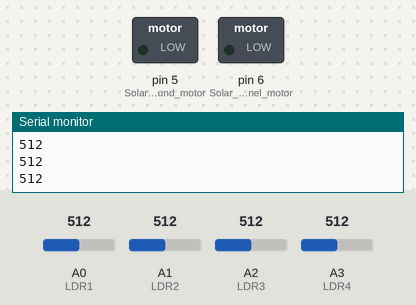
The sketch below on a simulated Arduino Uno, built with avr-gcc and run on an emulated ATmega328P. Shown: switched loads named in the sketch (green lamp = pin HIGH), the last lines printed to the serial monitor. Inputs (shaded band) come from the test bench; at power-on: A3 (LDR4) = 512, A0 (LDR1) = 512, A1 (LDR2) = 512, A2 (LDR3) = 512.

Above: at 1.2 s.
1.3 s: A3 (LDR4) set to 606
2.8 s: A3 (LDR4) set to 633
At 3.4 s:
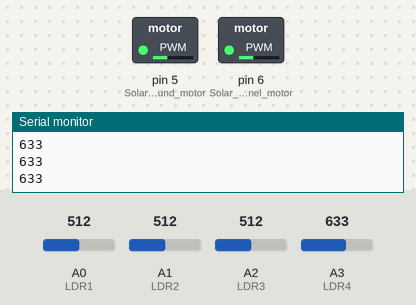
4.3 s: A0 (LDR1) set to 540
At 5.0 s:
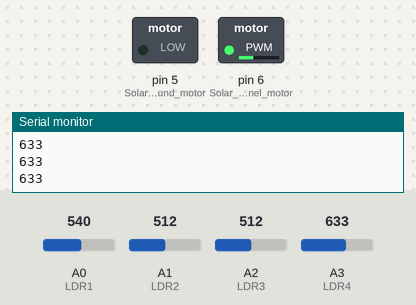
5.8 s: A1 (LDR2) set to 544
At 6.7 s:
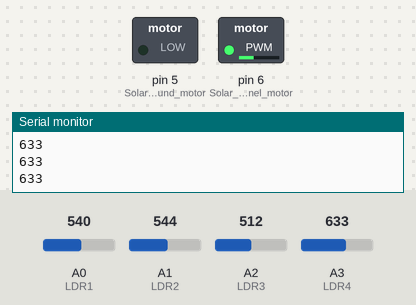
7.3 s: A1 (LDR2) set to 570
At 8.3 s:
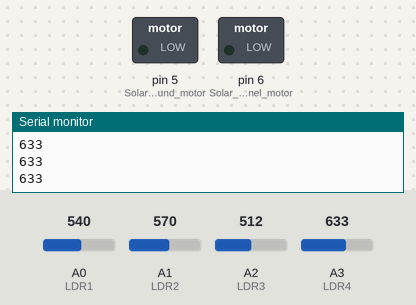
8.8 s: A2 (LDR3) set to 30
At 9.9 s:
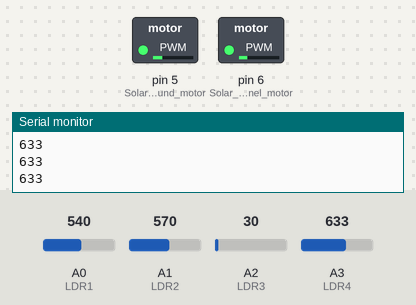
Timing chart, 0 to 11.3 s (numbered marks = the images above; inputs shaded):
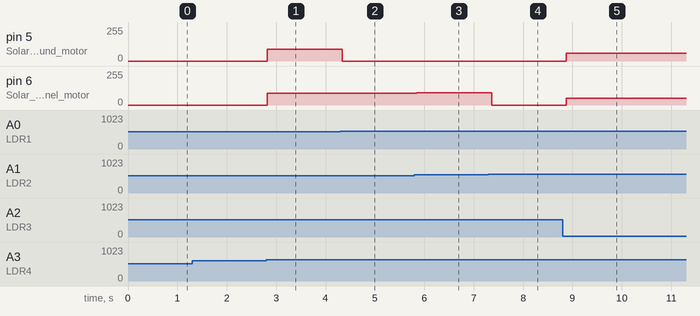

Measured:
- the behaviour switches between 614 and 615 on A3 (LDR4) (found by bisection; images 0 and 1)
- the behaviour switches between 530 and 531 on A0 (LDR1) (found by bisection; images 1 and 2)
- the behaviour switches between 558 and 559 on A1 (LDR2) (found by bisection; images 3 and 4)
- after the input at 2.8 s, pin 5 (Solar_ground_motor), pin 6 (Solar_panel_motor): 0/255 → 90/255 at once
- after the input at 4.3 s, pin 5 (Solar_ground_motor): 90/255 → 0/255 at once
- after the input at 5.8 s, pin 6 (Solar_panel_motor): 90/255 → 92/255 after 0.05 s
- after the input at 7.3 s, pin 6 (Solar_panel_motor): 92/255 → 0/255 after 0.07 s
- after the input at 8.8 s, pin 5 (Solar_ground_motor): 0/255 → 58/255 after 0.08 s; pin 6 (Solar_panel_motor): 0/255 → 52/255 after 0.08 s

The sketch:

solar_oanel.ino
```cpp
#include "SOlar_panel_project.h"

#define LDR1   A0
#define LDR2   A1
#define LDR3   A2
#define LDR4   A3
#define Solar_panel_motor     6
#define Solar_ground_motor    5

void setup() {
  // put your setup code here, to run once:
pinMode(LDR1,INPUT);
pinMode(LDR2,INPUT);
pinMode(LDR3,INPUT);
pinMode(LDR4,INPUT);
pinMode(Solar_panel_motor,OUTPUT);
pinMode(Solar_ground_motor,OUTPUT);
SOlar_panel_project_initialize();
Serial.begin(9600);
}

void loop(){

 rtU.LDR_U_Left= analogRead(LDR1);
 rtU.LDR_U_Right= analogRead(LDR2);
 rtU.LDR_B_Right= analogRead(LDR3);
 rtU.LDR_B_Left= analogRead(LDR4);
SOlar_panel_project_step();
analogWrite(Solar_panel_motor,rtY.Servo_Rotate);
analogWrite(Solar_ground_motor,rtY.Servo_Rotate_Panel_Plate);
int sensor=analogRead(LDR4);
Serial.println(sensor);
delay(100);
}
```

SOlar_panel_project.cpp
```cpp
// (licence header left out)
#include "SOlar_panel_project.h"
#include "rtwtypes.h"
#include <math.h>

/* Block signals and states (default storage) */
DW rtDW;

/* External inputs (root inport signals with default storage) */
ExtU rtU;

/* External outputs (root outports fed by signals with default storage) */
ExtY rtY;

/* Real-time model */
static RT_MODEL rtM_;
RT_MODEL *const rtM = &rtM_;

/* Forward declaration for local functions */
static real_T servo_land(real_T Right_sensors, real_T Left_sensors);

/* Function for Chart: '<S1>/Chart' */
static real_T servo_land(real_T Right_sensors, real_T Left_sensors)
{
  real_T Servo_out_land;

  /*  speed  */
  if (fabs(Right_sensors - Left_sensors) <= 0.5) {
    Servo_out_land = 0.0;
  } else if (Right_sensors > Left_sensors) {
    Servo_out_land = Left_sensors / 2.0 * 51.0 * rtDW.Step_angle;
  } else {
    Servo_out_land = Right_sensors / 2.0 * 51.0 * rtDW.Step_angle;
  }

  return Servo_out_land;
}

/* Model step function */
void SOlar_panel_project_step(void)
{
  real_T rtb_Gain;
  real_T rtb_Gain1;
  real_T rtb_Gain2;
  real_T rtb_Gain3;

  /* Outputs for Atomic SubSystem: '<Root>/Subsystem1' */
  /* Gain: '<S3>/Gain2' incorporates:
   *  Inport: '<Root>/LDR_U_Left'
   */
  rtb_Gain2 = 0.0048828125 * rtU.LDR_U_Left;

  /* Gain: '<S3>/Gain3' incorporates:
   *  Inport: '<Root>/LDR_U_Right'
   */
  rtb_Gain3 = 0.0048828125 * rtU.LDR_U_Right;

  /* Gain: '<S3>/Gain' incorporates:
   *  Inport: '<Root>/LDR_B_Left'
   */
  rtb_Gain = 0.0048828125 * rtU.LDR_B_Left;

  /* Gain: '<S3>/Gain1' incorporates:
   *  Inport: '<Root>/LDR_B_Right'
   */
  rtb_Gain1 = 0.0048828125 * rtU.LDR_B_Right;

  /* Chart: '<S1>/Chart' */
  if (rtDW.is_active_c3_SOlar_panel_projec == 0U) {
    rtDW.is_active_c3_SOlar_panel_projec = 1U;
  } else {
    /* Outport: '<Root>/Servo_Rotate' incorporates:
     *  Sum: '<S3>/Add2'
     *  Sum: '<S3>/Add3'
     */
    rtY.Servo_Rotate = servo_land(rtb_Gain1 + rtb_Gain3, rtb_Gain + rtb_Gain2);

    /* Outport: '<Root>/Servo_Rotate_Panel_Plate' incorporates:
     *  Sum: '<S3>/Add'
     *  Sum: '<S3>/Add1'
     */
    rtY.Servo_Rotate_Panel_Plate = servo_land(rtb_Gain2 + rtb_Gain3, rtb_Gain +
      rtb_Gain1);
  }

  /* End of Chart: '<S1>/Chart' */
  /* End of Outputs for SubSystem: '<Root>/Subsystem1' */
}

/* Model initialize function */
void SOlar_panel_project_initialize(void)
{
  /* SystemInitialize for Atomic SubSystem: '<Root>/Subsystem1' */
  /* SystemInitialize for Chart: '<S1>/Chart' */
  rtDW.Step_angle = 0.70588235294117652;

  /* End of SystemInitialize for SubSystem: '<Root>/Subsystem1' */
}

/*
 * File trailer for generated code.
 *
 * [EOF]
 */
```

SOlar_panel_project.h
```cpp
// (licence header left out)
#ifndef RTW_HEADER_SOlar_panel_project_h_
#define RTW_HEADER_SOlar_panel_project_h_
#ifndef SOlar_panel_project_COMMON_INCLUDES_
#define SOlar_panel_project_COMMON_INCLUDES_
#include "rtwtypes.h"
#endif                                /* SOlar_panel_project_COMMON_INCLUDES_ */

#include <stddef.h>

/* Macros for accessing real-time model data structure */
#ifndef rtmGetErrorStatus
#define rtmGetErrorStatus(rtm)         ((rtm)->errorStatus)
#endif

#ifndef rtmSetErrorStatus
#define rtmSetErrorStatus(rtm, val)    ((rtm)->errorStatus = (val))
#endif

#define SOlar_panel_project_M          (rtM)

/* Forward declaration for rtModel */
typedef struct tag_RTM RT_MODEL;

/* Block signals and states (default storage) for system '<Root>' */
typedef struct {
  real_T Step_angle;                   /* '<S1>/Chart' */
  uint8_T is_active_c3_SOlar_panel_projec;/* '<S1>/Chart' */
} DW;

/* External inputs (root inport signals with default storage) */
typedef struct {
  real_T LDR_B_Left;                   /* '<Root>/LDR_B_Left' */
  real_T LDR_B_Right;                  /* '<Root>/LDR_B_Right' */
  real_T LDR_U_Left;                   /* '<Root>/LDR_U_Left' */
  real_T LDR_U_Right;                  /* '<Root>/LDR_U_Right' */
} ExtU;

/* External outputs (root outports fed by signals with default storage) */
typedef struct {
  real_T Servo_Rotate_Panel_Plate;     /* '<Root>/Servo_Rotate_Panel_Plate' */
  real_T Servo_Rotate;                 /* '<Root>/Servo_Rotate' */
} ExtY;

/* Real-time Model Data Structure */
struct tag_RTM {
  const char_T * volatile errorStatus;
};

/* Block signals and states (default storage) */
extern DW rtDW;

/* External inputs (root inport signals with default storage) */
extern ExtU rtU;

/* External outputs (root outports fed by signals with default storage) */
extern ExtY rtY;

/* Model entry point functions */
extern void SOlar_panel_project_initialize(void);
extern void SOlar_panel_project_step(void);

/* Real-time Model object */
extern RT_MODEL *const rtM;
extern volatile boolean_T stopRequested;
extern volatile boolean_T runModel;

/*-
 * The generated code includes comments that allow you to trace directly
 * back to the appropriate location in the model.  The basic format
 * is <system>/block_name, where system is the system number (uniquely
 * assigned by Simulink) and block_name is the name of the block.
 *
 * Use the MATLAB hilite_system command to trace the generated code back
 * to the model.  For example,
 *
 * hilite_system('<S3>')    - opens system 3
 * hilite_system('<S3>/Kp') - opens and selects block Kp which resides in S3
 *
 * Here is the system hierarchy for this model
 *
 * '<Root>' : 'SOlar_panel_project'
 * '<S1>'   : 'SOlar_panel_project/Subsystem1'
 * '<S2>'   : 'SOlar_panel_project/Subsystem1/Chart'
 * '<S3>'   : 'SOlar_panel_project/Subsystem1/Subsystem'
 */
#endif                                 /* RTW_HEADER_SOlar_panel_project_h_ */

/*
 * File trailer for generated code.
 *
 * [EOF]
 */
```

rtwtypes.h
```cpp
// (licence header left out)
#ifndef RTWTYPES_H
#define RTWTYPES_H

/* Logical type definitions */
#if (!defined(__cplusplus))
#ifndef false
#define false                          (0U)
#endif

#ifndef true
#define true                           (1U)
#endif
#endif

/*=======================================================================*
 * Target hardware information
 *   Device type: Atmel->AVR
 *   Number of bits:     char:   8    short:   16    int:  16
 *                       long:  32    long long:  64
 *                       native word size:   8
 *   Byte ordering: LittleEndian
 *   Signed integer division rounds to: Zero
 *   Shift right on a signed integer as arithmetic shift: on
 *=======================================================================*/

/*=======================================================================*
 * Fixed width word size data types:                                     *
 *   int8_T, int16_T, int32_T     - signed 8, 16, or 32 bit integers     *
 *   uint8_T, uint16_T, uint32_T  - unsigned 8, 16, or 32 bit integers   *
 *   real32_T, real64_T           - 32 and 64 bit floating point numbers *
 *=======================================================================*/
typedef signed char int8_T;
typedef unsigned char uint8_T;
typedef int int16_T;
typedef unsigned int uint16_T;
typedef long int32_T;
typedef unsigned long uint32_T;
typedef long long int64_T;
typedef unsigned long long uint64_T;
typedef float real32_T;
typedef double real64_T;

/*===========================================================================*
 * Generic type definitions: boolean_T, char_T, byte_T, int_T, uint_T,       *
 *                           real_T, time_T, ulong_T, ulonglong_T.           *
 *===========================================================================*/
typedef double real_T;
typedef double time_T;
typedef unsigned char boolean_T;
typedef int int_T;
typedef unsigned int uint_T;
typedef unsigned long ulong_T;
typedef unsigned long long ulonglong_T;
typedef char char_T;
typedef unsigned char uchar_T;
typedef char_T byte_T;

/*=======================================================================*
 * Min and Max:                                                          *
 *   int8_T, int16_T, int32_T     - signed 8, 16, or 32 bit integers     *
 *   uint8_T, uint16_T, uint32_T  - unsigned 8, 16, or 32 bit integers   *
 *=======================================================================*/
#define MAX_int8_T                     ((int8_T)(127))
#define MIN_int8_T                     ((int8_T)(-128))
#define MAX_uint8_T                    ((uint8_T)(255U))
#define MAX_int16_T                    ((int16_T)(32767))
#define MIN_int16_T                    ((int16_T)(-32768))
#define MAX_uint16_T                   ((uint16_T)(65535U))
#define MAX_int32_T                    ((int32_T)(2147483647L))
#define MIN_int32_T                    ((int32_T)(-2147483647L-1L))
#define MAX_uint32_T                   ((uint32_T)(0xFFFFFFFFUL))
#define MAX_int64_T                    ((int64_T)(9223372036854775807LL))
#define MIN_int64_T                    ((int64_T)(-9223372036854775807LL-1LL))
#define MAX_uint64_T                   ((uint64_T)(0xFFFFFFFFFFFFFFFFULL))

/* Block D-Work pointer type */
typedef void * pointer_T;

#endif                                 /* RTWTYPES_H */

/*
 * File trailer for generated code.
 *
 * [EOF]
 */
```
